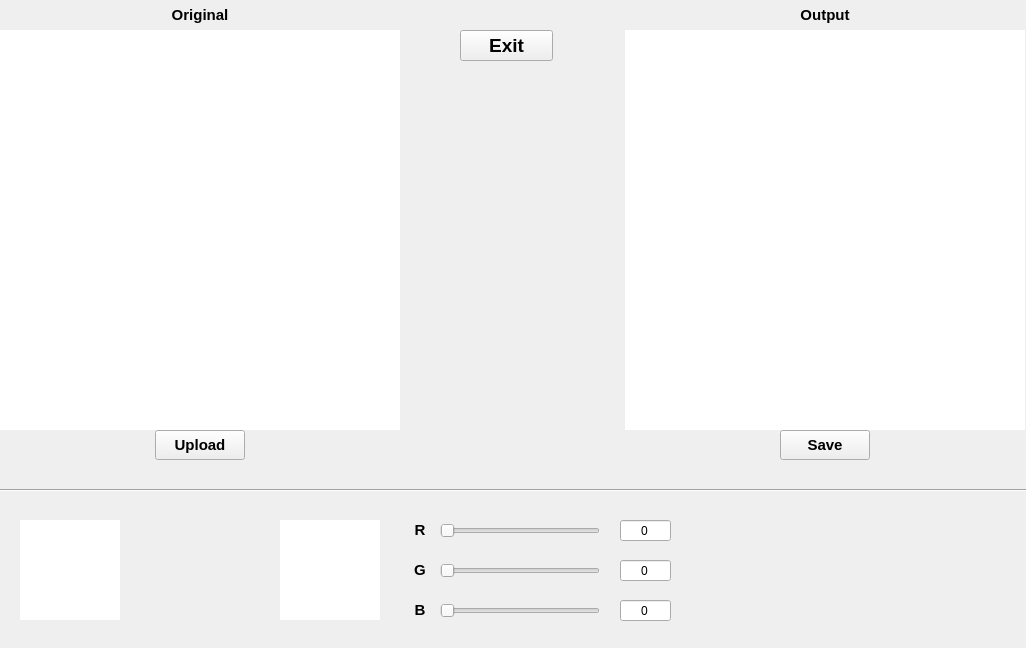
<?xml version="1.0" encoding="UTF-8"?>
<ui version="4.0">
 <class>MainWindow</class>
 <widget class="QMainWindow" name="MainWindow">
  <property name="geometry">
   <rect>
    <x>0</x>
    <y>0</y>
    <width>1026</width>
    <height>648</height>
   </rect>
  </property>
  <property name="windowTitle">
   <string>Character Color Controller</string>
  </property>
  <widget class="QWidget" name="centralwidget">
   <widget class="QLabel" name="label_image_original">
    <property name="geometry">
     <rect>
      <x>0</x>
      <y>30</y>
      <width>400</width>
      <height>400</height>
     </rect>
    </property>
    <property name="styleSheet">
     <string notr="true">background-color: rgb(255, 255, 255);</string>
    </property>
    <property name="text">
     <string/>
    </property>
   </widget>
   <widget class="QLabel" name="label_text_original">
    <property name="geometry">
     <rect>
      <x>0</x>
      <y>0</y>
      <width>400</width>
      <height>30</height>
     </rect>
    </property>
    <property name="font">
     <font>
      <family>Arial</family>
      <pointsize>11</pointsize>
      <weight>75</weight>
      <bold>true</bold>
     </font>
    </property>
    <property name="layoutDirection">
     <enum>Qt::LeftToRight</enum>
    </property>
    <property name="text">
     <string>Original</string>
    </property>
    <property name="alignment">
     <set>Qt::AlignCenter</set>
    </property>
   </widget>
   <widget class="QPushButton" name="pushButton_upload">
    <property name="geometry">
     <rect>
      <x>155</x>
      <y>430</y>
      <width>90</width>
      <height>30</height>
     </rect>
    </property>
    <property name="font">
     <font>
      <family>Arial</family>
      <pointsize>11</pointsize>
      <weight>75</weight>
      <bold>true</bold>
     </font>
    </property>
    <property name="text">
     <string>Upload</string>
    </property>
   </widget>
   <widget class="Line" name="line">
    <property name="geometry">
     <rect>
      <x>0</x>
      <y>480</y>
      <width>1091</width>
      <height>20</height>
     </rect>
    </property>
    <property name="orientation">
     <enum>Qt::Horizontal</enum>
    </property>
   </widget>
   <widget class="QPushButton" name="pushButton_save">
    <property name="geometry">
     <rect>
      <x>780</x>
      <y>430</y>
      <width>90</width>
      <height>30</height>
     </rect>
    </property>
    <property name="font">
     <font>
      <family>Arial</family>
      <pointsize>11</pointsize>
      <weight>75</weight>
      <bold>true</bold>
     </font>
    </property>
    <property name="text">
     <string>Save</string>
    </property>
   </widget>
   <widget class="QLabel" name="label_image_output">
    <property name="geometry">
     <rect>
      <x>625</x>
      <y>30</y>
      <width>400</width>
      <height>400</height>
     </rect>
    </property>
    <property name="styleSheet">
     <string notr="true">background-color: rgb(255, 255, 255);</string>
    </property>
    <property name="text">
     <string/>
    </property>
   </widget>
   <widget class="QLabel" name="label_text_output">
    <property name="geometry">
     <rect>
      <x>625</x>
      <y>0</y>
      <width>400</width>
      <height>30</height>
     </rect>
    </property>
    <property name="font">
     <font>
      <family>Arial</family>
      <pointsize>11</pointsize>
      <weight>75</weight>
      <bold>true</bold>
     </font>
    </property>
    <property name="layoutDirection">
     <enum>Qt::LeftToRight</enum>
    </property>
    <property name="text">
     <string>Output</string>
    </property>
    <property name="alignment">
     <set>Qt::AlignCenter</set>
    </property>
   </widget>
   <widget class="QLabel" name="label_color_original">
    <property name="geometry">
     <rect>
      <x>20</x>
      <y>520</y>
      <width>100</width>
      <height>100</height>
     </rect>
    </property>
    <property name="styleSheet">
     <string notr="true">background-color: rgb(255, 255, 255);</string>
    </property>
    <property name="text">
     <string/>
    </property>
   </widget>
   <widget class="QLabel" name="label_arrow">
    <property name="geometry">
     <rect>
      <x>150</x>
      <y>520</y>
      <width>100</width>
      <height>100</height>
     </rect>
    </property>
    <property name="styleSheet">
     <string notr="true"/>
    </property>
    <property name="text">
     <string/>
    </property>
   </widget>
   <widget class="QLabel" name="label_color_output">
    <property name="geometry">
     <rect>
      <x>280</x>
      <y>520</y>
      <width>100</width>
      <height>100</height>
     </rect>
    </property>
    <property name="styleSheet">
     <string notr="true">background-color: rgb(255, 255, 255);</string>
    </property>
    <property name="text">
     <string/>
    </property>
   </widget>
   <widget class="QSlider" name="horizontalSlider_R">
    <property name="geometry">
     <rect>
      <x>440</x>
      <y>520</y>
      <width>160</width>
      <height>22</height>
     </rect>
    </property>
    <property name="orientation">
     <enum>Qt::Horizontal</enum>
    </property>
   </widget>
   <widget class="QLabel" name="label_text_R">
    <property name="geometry">
     <rect>
      <x>410</x>
      <y>520</y>
      <width>20</width>
      <height>20</height>
     </rect>
    </property>
    <property name="font">
     <font>
      <family>Arial</family>
      <pointsize>11</pointsize>
      <weight>75</weight>
      <bold>true</bold>
     </font>
    </property>
    <property name="layoutDirection">
     <enum>Qt::LeftToRight</enum>
    </property>
    <property name="text">
     <string>R</string>
    </property>
    <property name="alignment">
     <set>Qt::AlignCenter</set>
    </property>
   </widget>
   <widget class="QLabel" name="label_B">
    <property name="geometry">
     <rect>
      <x>410</x>
      <y>600</y>
      <width>20</width>
      <height>20</height>
     </rect>
    </property>
    <property name="font">
     <font>
      <family>Arial</family>
      <pointsize>11</pointsize>
      <weight>75</weight>
      <bold>true</bold>
     </font>
    </property>
    <property name="layoutDirection">
     <enum>Qt::LeftToRight</enum>
    </property>
    <property name="text">
     <string>B</string>
    </property>
    <property name="alignment">
     <set>Qt::AlignCenter</set>
    </property>
   </widget>
   <widget class="QSlider" name="horizontalSlider_B">
    <property name="geometry">
     <rect>
      <x>440</x>
      <y>600</y>
      <width>160</width>
      <height>22</height>
     </rect>
    </property>
    <property name="orientation">
     <enum>Qt::Horizontal</enum>
    </property>
   </widget>
   <widget class="QLabel" name="label_text_G">
    <property name="geometry">
     <rect>
      <x>410</x>
      <y>560</y>
      <width>20</width>
      <height>20</height>
     </rect>
    </property>
    <property name="font">
     <font>
      <family>Arial</family>
      <pointsize>11</pointsize>
      <weight>75</weight>
      <bold>true</bold>
     </font>
    </property>
    <property name="layoutDirection">
     <enum>Qt::LeftToRight</enum>
    </property>
    <property name="text">
     <string>G</string>
    </property>
    <property name="alignment">
     <set>Qt::AlignCenter</set>
    </property>
   </widget>
   <widget class="QSlider" name="horizontalSlider_G">
    <property name="geometry">
     <rect>
      <x>440</x>
      <y>560</y>
      <width>160</width>
      <height>22</height>
     </rect>
    </property>
    <property name="orientation">
     <enum>Qt::Horizontal</enum>
    </property>
   </widget>
   <widget class="QLineEdit" name="lineEdit_R">
    <property name="geometry">
     <rect>
      <x>620</x>
      <y>520</y>
      <width>51</width>
      <height>21</height>
     </rect>
    </property>
    <property name="text">
     <string>0</string>
    </property>
    <property name="alignment">
     <set>Qt::AlignCenter</set>
    </property>
   </widget>
   <widget class="QLineEdit" name="lineEdit_G">
    <property name="geometry">
     <rect>
      <x>620</x>
      <y>560</y>
      <width>51</width>
      <height>21</height>
     </rect>
    </property>
    <property name="text">
     <string>0</string>
    </property>
    <property name="alignment">
     <set>Qt::AlignCenter</set>
    </property>
   </widget>
   <widget class="QLineEdit" name="lineEdit_B">
    <property name="geometry">
     <rect>
      <x>620</x>
      <y>600</y>
      <width>51</width>
      <height>21</height>
     </rect>
    </property>
    <property name="text">
     <string>0</string>
    </property>
    <property name="alignment">
     <set>Qt::AlignCenter</set>
    </property>
   </widget>
   <widget class="QPushButton" name="pushButton_exit">
    <property name="geometry">
     <rect>
      <x>460</x>
      <y>30</y>
      <width>93</width>
      <height>31</height>
     </rect>
    </property>
    <property name="font">
     <font>
      <family>Arial</family>
      <pointsize>14</pointsize>
      <weight>75</weight>
      <bold>true</bold>
     </font>
    </property>
    <property name="text">
     <string>Exit</string>
    </property>
   </widget>
  </widget>
 </widget>
 <resources/>
 <connections/>
</ui>
